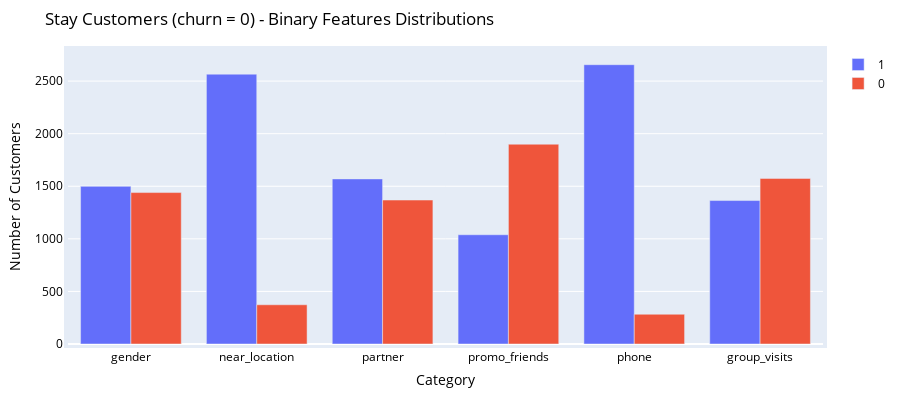
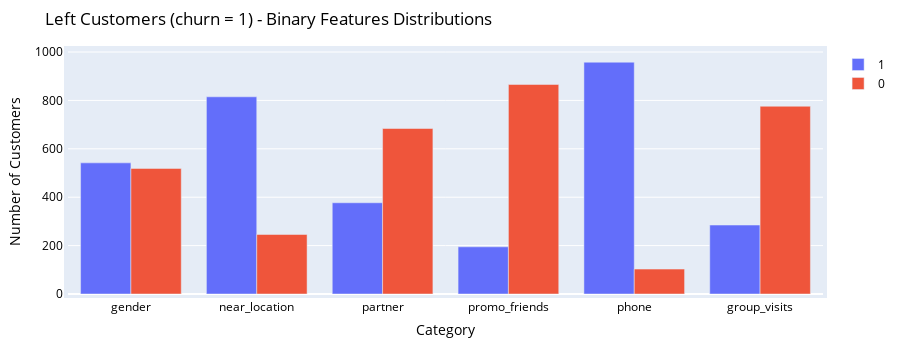

Notebook code for these charts, in order:
### Code cell
from plotly.graph_objects import Layout

# stay group plots

# build a df with the count users for each binary features using the sum() (counts all users with '1' value)
df_stay_count = df_stay[binary[:-1]].sum(axis = 0).reset_index()
# rename the column to 'count_1'
df_stay_count = df_stay_count.rename(columns = {0: 'count_1'})
# calculate the difference between the df length (no. of total users) and the count_1, get the count of '0' values
df_stay_count['count_0'] = len(df_stay) - df_stay_count['count_1'] 

# plot histogram for stay users (churn = 0)
#layout = Layout(plot_bgcolor='rgba(0,0,0,0)')
fig = go.Figure()

fig.add_trace(go.Bar(x=df_stay_count['index'], y=df_stay_count['count_1'], name="1"))
fig.add_trace(go.Bar(x=df_stay_count['index'], y=df_stay_count['count_0'], name="0"))
fig.update_layout(autosize=False,width=900,height=400, 
                          margin=dict(l=10, r=10, b=20, t=50, pad=4))
fig.update_layout(
    title="Stay Customers (churn = 0) - Binary Features Distributions",
    xaxis_title="Category",
    yaxis_title="Number of Customers",
    font=dict(

        size=12,
        color="black"
    ))

fig.show()


# churn group plots

# build a df with the count users for each binary features using the sum() (counts all users with '1' value)
df_left_count = df_left[binary[:-1]].sum(axis = 0).reset_index()
# rename the column to 'count_1'
df_left_count = df_left_count.rename(columns = {0: 'count_1'})
# calculate the difference between the df length (no. of total users) and the count_1, get the count of '0' values
df_left_count['count_0'] = len(df_left) - df_left_count['count_1'] 

# plot histogram for left users (churn = 1)
#layout = Layout(plot_bgcolor='rgba(0,0,0,0)')
fig = go.Figure()

fig.add_trace(go.Bar(x=df_left_count['index'], y=df_left_count['count_1'], name="1"))

fig.add_trace(go.Bar(x=df_left_count['index'], y=df_left_count['count_0'], name="0"))

fig.update_layout(autosize=False,width=900,height=350,margin=dict(l=10, r=10, b=20, t=50, pad=4))

fig.update_layout(
    title="Left Customers (churn = 1) - Binary Features Distributions",
    xaxis_title="Category",
    yaxis_title="Number of Customers",
    font=dict(

        size=12,
        color="black"
    ))

fig.show()

### Figure 1 — Plotly figure (JSON) as saved in the notebook; plotly's stock layout.template omitted (floating-point values rounded to 4 significant figures)
{"data": [{"name": "1", "type": "bar", "x": ["gender", "near_location", "partner", "promo_friends", "phone", "group_visits"], "y": [1499, 2566, 1570, 1039, 2656, 1364]}, {"name": "0", "type": "bar", "x": ["gender", "near_location", "partner", "promo_friends", "phone", "group_visits"], "y": [1440, 373, 1369, 1900, 283, 1575]}], "layout": {"autosize": false, "font": {"color": "black", "size": 12}, "height": 400, "margin": {"b": 20, "l": 10, "pad": 4, "r": 10, "t": 50}, "title": {"text": "Stay Customers (churn = 0) - Binary Features Distributions"}, "width": 900, "xaxis": {"title": {"text": "Category"}}, "yaxis": {"title": {"text": "Number of Customers"}}}}

### Figure 2 — Plotly figure (JSON) as saved in the notebook; plotly's stock layout.template omitted (floating-point values rounded to 4 significant figures)
{"data": [{"name": "1", "type": "bar", "x": ["gender", "near_location", "partner", "promo_friends", "phone", "group_visits"], "y": [542, 815, 377, 195, 958, 285]}, {"name": "0", "type": "bar", "x": ["gender", "near_location", "partner", "promo_friends", "phone", "group_visits"], "y": [519, 246, 684, 866, 103, 776]}], "layout": {"autosize": false, "font": {"color": "black", "size": 12}, "height": 350, "margin": {"b": 20, "l": 10, "pad": 4, "r": 10, "t": 50}, "title": {"text": "Left Customers (churn = 1) - Binary Features Distributions"}, "width": 900, "xaxis": {"title": {"text": "Category"}}, "yaxis": {"title": {"text": "Number of Customers"}}}}
